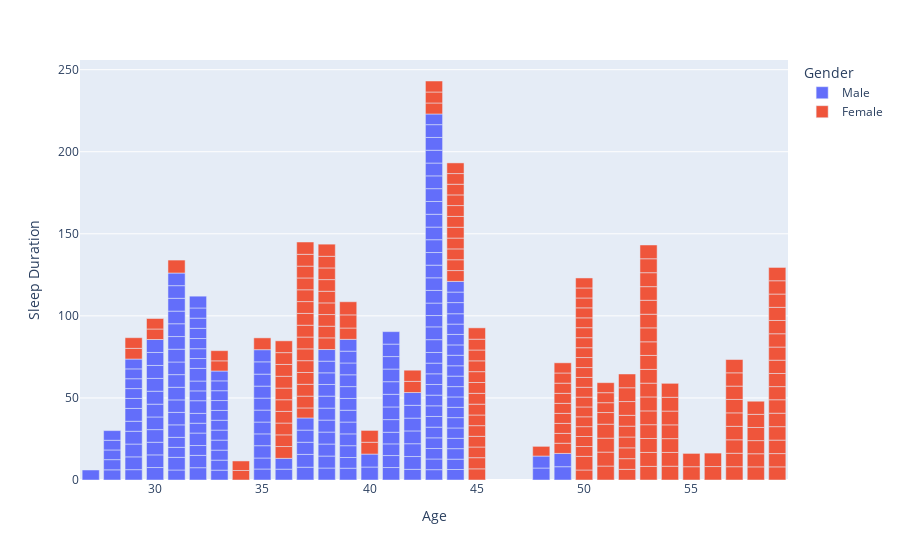

Source (notebook cell):
### Code cell
fig2

### Figure 1 — Plotly figure (JSON) as saved in the notebook; plotly's stock layout.template omitted (floating-point values rounded to 4 significant figures; data arrays with more than 128 entries replaced by an {"elided": "..."} marker saying what was removed)
{"data": [{"alignmentgroup": "True", "hovertemplate": "Gender=Male<br>Age=%{x}<br>Sleep Duration=%{y}<extra></extra>", "legendgroup": "Male", "marker": {"color": "#636efa", "pattern": {"shape": ""}}, "name": "Male", "offsetgroup": "Male", "orientation": "v", "showlegend": true, "textposition": "auto", "type": "bar", "x": {"elided": "189 int values"}, "xaxis": "x", "y": {"elided": "189 float values"}, "yaxis": "y"}, {"alignmentgroup": "True", "hovertemplate": "Gender=Female<br>Age=%{x}<br>Sleep Duration=%{y}<extra></extra>", "legendgroup": "Female", "marker": {"color": "#EF553B", "pattern": {"shape": ""}}, "name": "Female", "offsetgroup": "Female", "orientation": "v", "showlegend": true, "textposition": "auto", "type": "bar", "x": {"elided": "185 int values"}, "xaxis": "x", "y": {"elided": "185 float values"}, "yaxis": "y"}], "layout": {"barmode": "relative", "legend": {"title": {"text": "Gender"}, "tracegroupgap": 0}, "margin": {"t": 60}, "xaxis": {"anchor": "y", "domain": [0, 1], "title": {"text": "Age"}}, "yaxis": {"anchor": "x", "domain": [0, 1], "title": {"text": "Sleep Duration"}}}}
